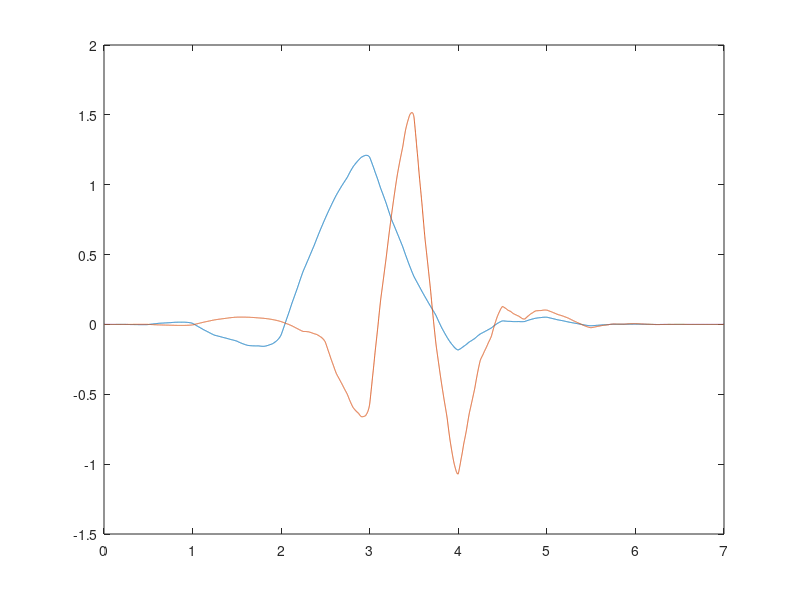

Write the MATLAB code that produced this figure.
%==============================================================================
% Daniel J. Greenhoe
% Experiments with odd polynomials R(1/2-y)
%
% References:
%    C. Sidney Burrus, Ramesh A. Gopinath, and Haitao Guo
%    Introduction to Wavelets and Wavelet Transforms; A Primer
%    Prentice Hall, 1998
%    ISBN 0-13-489600-9
%==============================================================================

%======================================
% Initialization
%======================================
clear;

%======================================
% Function Declarations
%======================================

%----------------------------------------------------------------------------
% \brief Inner product <x,y> of vectors x and y
% \params[in] x: vector
% \params[in] y: vector
% \returns Inner product <x,y>
%----------------------------------------------------------------------------
function inprodxy = inprod( x, y )
  if( rows(x) == 1 ) xx = x';
  else               xx = x ;
  end
  if( rows(y) == 1 ) yy = y';
  else               yy = y ;
  end
  inprodxy = xx' * yy;
endfunction

%----------------------------------------------------------------------------
% \brief Downsample x(n) by L
% \params[in] x: data sequence
% \params[in] L: Downsample factor
% \returns Downsampled sequence y
%----------------------------------------------------------------------------
function y = downSample( x, L )
  n = length(x);
  m = ceil(n/L);
  y = 0*x(1:m);
  for i=0:(m-1)
    y(i+1) = x(i*L+1);
  endfor
endfunction

%----------------------------------------------------------------------------
% \brief Upsample x(n) by L
% \params[in] x: data sequence
% \params[in] L: Upsample factor
% \returns Upsampled sequence y
%----------------------------------------------------------------------------
function y = upSample( x, L )
  n = length(x);
  m = n * L;
  y = zeros(1,m);
  for i=0:(n -1)
    y(i*L+1) = x(i+1);
  endfor
endfunction

%----------------------------------------------------------------------------
% \brief Dilation Operation D
% \details The dilation operator D on a function f(x) is defined as
%          D f(x) = sqrt(2) f(2x) .
%          The sqrt(2) factor makes D unitary.
% \params[in] x: data sequence
% \returns Dilated sequence y
%----------------------------------------------------------------------------
function y = Dilation(x)
  y = sqrt(2) * downSample(x, 2);
endfunction

%----------------------------------------------------------------------------
% \brief Translation Operation T^n
% \params[in] x: data sequence with <density> elements per <n>
% \returns  Translated sequence y
%----------------------------------------------------------------------------
function y = Translate(x, density, n)
  N = length(x);                       % N = length of x
  M = n * density;                     % M = shift distance
  y = 0 * x;                           % zero vector with same dimensions as x
  y( (M+1) : N ) = x( 1 : (N-M) );
endfunction

%----------------------------------------------------------------------------
% \brief Make a sequence h(n) satisfy the Admissibility Condition
% \details A sequence h(n) satisfies the Admissibility Condition
%          if the sum of the elements of h(n) equals sqrt(2)
% \params[in] h: sequence
% \returns Returns a sequence hh that satisfies the Admissibility Condition
%----------------------------------------------------------------------------
function hh = Admissibility(h)
  sumh = sum(h);
  hh = h;
  if( sumh==0 )
    printf("Admissibility(h) ERROR: sum(h)=0\n");
  else
    hh = (sqrt(2) / sumh ) * hh;
  end
endfunction

%----------------------------------------------------------------------------
% \brief Perform Dilation Equation operation
% \params[in]  x: data sequence
% \params[in]  h: scaling coefficients h(n)
% \returns Dilated sequence y
%----------------------------------------------------------------------------
function y = DilationEqu( x, h )
  span    =  length(h)-1;              % support of y(x) = span of h(n)
  N       = length(x);                 % number of x elements
  density = N / span;                  % N per h element except last
  hu      = upSample(h, density);      % upsample h(n) to match phi(x) density
  xh      = conv(hu, x);               % phi_{k+1}(x) = SUM h(n) phi_k(2x-n)
  Dxh     = Dilation(xh);              % Dilation operation
  y       = Dxh(1:N);                  % truncate to length N
endfunction

%----------------------------------------------------------------------------
% \brief Estimate the integral of x
% \params[in]  x: data sequence
% \params[in]  density: number of elements per length 1 on x-axis
% \returns Estimated integral
%----------------------------------------------------------------------------
function INTx = Integrate( x, density )
  dx   = 1 / density;                  % width of Riemann integration bin
  INTx = sum( x ) * dx;                % estimated integral of phi(x)
endfunction

%----------------------------------------------------------------------------
% \brief Generate scaling function phi(x) from scaling coefficients h(n)
% \params[in]  h:          scaling coefficients h(n)
% \params[in]  iterations: number of iterations of Dilation Equation
% \params[in]  density:    number phi(x) samples per h(n) sample
% \returns     phi:        scaling function phi(x)
% \detailed   Cascade Algorithm: Strang and Nguyen (1996)
% reference: Burrus page 67
% reference: Rao
%----------------------------------------------------------------------------
function phi = gen_phi(h, iterations, density, verbose=1)
  h = Admissibility(h);                % Ensure h(n) satisfies Admiss. Cond.
  span =  length(h)-1;                 % support of phi(x) = span of h(n)
  N    = span * density;               % target length of psi(x)
  phi  = ones(1,density*span)/span;    % initial phi_0 is box with area=1
  for i = 0:(iterations-1)             % iterate Dilation Equation k times
    p0  = phi;                         % store phi
    phi = DilationEqu( phi, h );
    errorVect = phi - p0;
    cost = errorVect * errorVect';
  endfor
  if( verbose )
    Iphi   = Integrate( phi, density );% estimated integral of psi(x)
    sumSq  = sum(h)^2;
    minPhi = min(phi);
    maxPhi = max(phi);
    printf("phi = gen_phi( phi, h, iterations=%d, density=%d, verbose=1 )\n", iterations, density );
    printf("  * sum^2(h)      = %12.8f", sumSq  );  Test_eq( sumSq  , 2 );
    printf("  * min(phi)      = %12.8f", minPhi );  Test_lt( minPhi , 0 );
    printf("  * max(phi)      = %12.8f", maxPhi );  Test_gt( maxPhi , 0 );
    printf("  * INTphi        = %12.8f", Iphi   );  Test_eq( Iphi   , 1 );
    printf("  * cost          = %12.8f", cost   );  Test_eq( cost   , 0 );
    for n = 1:span
      Tn_phi   = Translate(phi, density, n);
      inprodxy = inprod( phi, Tn_phi );
      printf("  * <phi,T^%d phi> = %12.8f", n, inprodxy);
      Test_eq( inprodxy, 0, 1e-5 );
    endfor
  end
endfunction

%----------------------------------------------------------------------------
% \brief Generate wavelet function psi(x) from scaling function phi(x)
%        and wavelet filter coefficients g(n)
% \params[in] phi = scaling function phi(x)
% \params[in] g = wavelet filter coefficients g(n)
% \params[in] density = number phi(t) samples per g(n) sample
% \returns wavelet function psi(x)
% \cite Burrus page 15
%----------------------------------------------------------------------------
function psi = gen_psi(phi, g, density, verbose=1)
  span  = length(g)-1;                 % support of psi(x) = span of g(n)
  N     = span * density;              % target length of psi(x)
  psi   = DilationEqu( phi, g );       % psi(x) is a linear combination of phi(x)
  if( verbose )
    Ipsi   = Integrate( psi, density );% estimated integral of psi(x)
    sumSq  = sum(g)^2;
    minPsi = min(psi);
    maxPsi = max(psi);
    printf("psi = gen_psi( phi, g, density=%d, verbose=1 )\n", density );
    printf("  * sum^2(g)      = %12.8f", sumSq  );  Test_eq( sumSq , 0 );
    printf("  * min(psi)      = %12.8f", minPsi );  Test_lt( minPsi, 0 );
    printf("  * max(psi)      = %12.8f", maxPsi );  Test_gt( maxPsi, 0 );
    printf("  * INTpsi        = %12.8f", Ipsi   );  Test_eq( Ipsi  , 0 );
    for n = 0:span
      Tn_psi  = Translate(psi, density, n);
      inprodxy = inprod( phi, Tn_psi );
      printf("  * <phi,T^%d psi> = %12.8f", n, inprodxy);
      Test_eq( inprodxy, 0, 1e-5 );
    endfor
    for n = 1:span
      Tn_psi  = Translate(psi, density, n);
      inprodxy = inprod( psi, Tn_psi );
      printf("  * <psi,T^%d psi> = %12.8f", n, inprodxy);
      Test_eq( inprodxy, 0, 1e-4 );
    endfor
  end
endfunction

%----------------------------------------------------------------------------
% \brief Generate wavelet coefficients g(n) from scaling coefficients h(n)
% \params[in] h: scaling coefficients
% \returns Wavelet coefficients g
% \cite Mallat page 238
% \cite Burrus page  15
% \cite Burrus page  79
% \cite Greenhoe
%----------------------------------------------------------------------------
function g = h2g_coefs( h, verbose=1 )
  g = 0 * h;                           % make g a zero vector with same dimensions as h
  N = length(h);                       % N = number of wavelet coefficients
  g = h2hbar(h);                       % reverse scaling coefficient vector
  g(2:2:end) = -g(2:2:end);            % alternate signs of vector elements
  if( verbose )
    sumSq    = sum(g)^2;
    maxag    = max(abs(g));
    minag    = min(abs(g));
    maxah    = max(abs(h));
    minah    = min(abs(h));
    gbar     = h2hbar(g);
    gAltSgn  = g;
    gAltSgn(2:2:end) = -g(2:2:end);
    gCQF     = sum(gAltSgn)^2;        % Conjugate Quaduature Filter condition
    printf("g = h2g_coefs([h_0, h_1, ..., h_%d])\n", N-1 );
    printf("  * sum^2(g)      = %12.8f", sumSq );  Test_eq( sumSq  , 0 );
    printf("  * sum^2(gAltSgn)= %12.8f", gCQF  );  Test_eq( gCQF   , 2 );
    printf("  * max(|g|)      = %12.8f", maxag );  Test_eq( maxag  , maxah );
    printf("  * min(|g|)      = %12.8f", minag );  Test_eq( minag  , minah );
  end
endfunction

%----------------------------------------------------------------------------
%function: Generate filter coefficients from wavelet/scalar coefficients
%   _
%   h(n) = h(-n) with shift by N where N = length of h(n)
%   _
%   g(n) = g(-n) with shift by N
%----------------------------------------------------------------------------
function xbar = h2hbar(x)
  xbar = fliplr(x);
endfunction

%----------------------------------------------------------------------------
%                                               -z + 2 -1/z
% Convert polynomial in y to polynomial in y = -------------
%                                                    4
%                               /              \
%        |                     |  -z + 2 -1/z  |
%    P(y)|                  = P| ------------- |  = Q(z)Q(1/z)
%        |y=[(-z+2-1/z)/4]      \      4       /
%
% Input
% ------
%  P = [p_{n-1} ... p_2 p_1 p_0]
%    ==> P(y)=p_{n-1}y^{m-1}+...+p_2 y^2+p_1y+p_0
%
% Output
% ------
%  QQ = [q_{2n-2} ... q_2 q_1 q_0]
%
%                     q_{2n-2}z^{2n-2} +...+ q_2 z^2 + r_1 z + r_0
%     ==>  Q(z)Q(1/z)=---------------------------------------------
%                                       z^n
%
% Theory
% ------
% This conversion is useful when using polynomials in y = sin^2(w/2).
% Polynomials in sin^2(w/2) can be used to represent any even
% periodic funtion with period 2pi.
%   * sin^2(w/2) = (1/2)(1-cosw)
%
%                   1-cosw     1     e^{w}+e^{-w}     2 - z - 1/z   |
% y = sin^2(w/2) = -------- = --- - -------------- = -------------- |
%                      2       2          4                 4       |z=e^w
%
%----------------------------------------------------------------------------
function QQ = y2sin2(P)
  n=length(P);                         % number of terms in P(y). num 0s=n-1
  N=2*n-1;                             % number of terms in Q(z)Q(1/z)
  QQ= zeros(1,N);                      % init Q(z)Q(1/z) = 0+0z+...+0z^{N-1}
  q=1;                                 % init q(z)       = 1
  for k=0:n-1                          %
    QQ = [QQ,0](2:N+1);                % z[-z + 2 -1/z] = -z^2 + 2z - 1
    QQ = QQ + ...                      % Q(z)Q(1/z)
      P(n-k)*[zeros(1,N-2*k-1),q]/4^k; %   = SUM p1k_k*[(-z+2-z^-1)/4]^k
    q = conv(q,[-1 2 -1]);             % q(z) = q(z)[-z^2 + 2z - 1]
  endfor                               %
endfunction

%----------------------------------------------------------------------------
% Generate Daubechies class scaling coefficients
%  - Daubechies-p: minimum support (2p-1, R(y)=0) and minimum phase
%  - Symmlets-p:   minimum support (2p-1, R(y)=0) and quasi-linear phase
%  - Experimental: non-minimum support (>2p-1, R(y)!=0)
%
%  Input
%  ------
%  p = number of vanishing moments
%  R = [r_{m-1} ... r_2 r_1 r_0] ==> R(y)=r_{m-1}y^{m-1}+...+r_2 y^2+r_1y+r_0
%
%  Output
%  ------
%  n  = p + m
%
%  QQ = [q_{2n-1} ... q_1 q_0]
%
%                    q_{2n-1}z^{2n-1}+...+r_2 z^2+r_1z+r_0
%    ==>  Q(z)Q(1/z)=--------------------------------------
%                                  z^n
%
%  rQQ= [ r_1 r_2 ... r_{n-1}  r_n r_{n+1}...r_{n-2} ]
%        |<--roots inside -->|<--roots outside  --->|
%        |   unit circle     |   unit circle        |
%
%  A  = [a_p ... a_2 a_1 a_0]
%
%                       (z+1)^p
%    ==>  A(z) = sqrt(2)(---)   = a_pz^p + ... + a_2z^2 + a_1z + a_0
%                       ( 2 )
%
%  rA = [ r_1 r_2 ... r_p ] = roots of A(z)
%
%
%  Theory
%  ------
%  h(n) = scaling coefficients
%
%  H(z) = SUM h(n) z^{-n}
%          n
%       = A(z)Q(z)
%
%                (z+1)^p
%       = sqrt(2)(---)   Q(z)
%                ( 2 )
%
%  Finding Q(z) involves factoring a polynomial P(...):
%
%  P(y) = Pm(y) + y^p R(1/2-y)
%
%  In general, R is any polynomial that satisfies R(1/2-y)=-R(y-1/2)
%    (R is an odd polynomial about y=1/2)
%  For Daubechies-p wavelets and symmlets, R(y)=0
%    (giving Daubechies-p and symmlets minimum support)
%
%          p-1 ( p-1+k )
%  Pm(y) = SUM (       ) y^k
%          k=0 (   k   )
%
%  Q(z)Q(1/z) = P([2-z-1/z]/4)
%----------------------------------------------------------------------------
function [n,A,QQ,rA,rQQ] = gen_Dclass(p,R)
                                       % Compute A(z) = sqrt(2)[ (z+1)/2 ]^p
                                       % ------------------------------------
  A=1;                                 % A(z) = (z+1)^0 = 1
  for k=1:p                            %
    A=conv(A,[1 1]);                   % A(z) = (z+1)^k  k=1,2,3,...,p
  endfor                               %
  A = (sqrt(2)/2^p)*A;                 % A(z) = sqrt(2)[(z+1)/2]^p
  rA = sort(roots(A))';                % rA   = roots of A(z)

                                       % Pm(y)
                                       % ------------------------------------
  Pm = zeros(1,p);                     % init Pm(y) = 0y^{p-1}+...+0y^2+0y+0
  for k=0:p-1                          %
    Pm(p-k) = bincoeff(p-1+k,k);       % Pm(y) = SUM {p-1+k choose k} y^k
  endfor                               %

                                       % P( [2-z-1/z]/4 )
                                       % ------------------------------------
  m=length(R);                         %
  P=[zeros(1,m),Pm] + [R,zeros(1,p)];  % P(y) = Pm(y) + y^p R(y)
  while P(1)==0                        % remove leading zero coefficient terms
    n=length(P);                       %   n = number of terms in P(y)
    P=P(2:n);                          %   remove leading zero coefficient
  endwhile                             %
  n=length(P);                         % number of terms in P(y). num 0s=n-1
  QQ = y2sin2(P);                      % Q(z)Q(1/z) = P(y)|_y={(-z+2-1/z)/4}

                                       % Compute H(z)=A(z)Q(z)
                                       % ------------------------------------
  rQQ = sort(roots(QQ))';              % roots of Q(z)Q(1/z) (p-1 roots of Q(z), p-1 roots of Q(1/z))
  rQ  = rQQ(1:n-1);                    % roots of Q(z) (p-1 roots inside unit circle)
  Q   = poly(rQ);                      % convert roots into poly Q(z)
  Q   = sign(real(Q)).*abs(Q);         % eliminate any extraneous imag. components
  H   = conv(A,Q);                     % H(z) = A(z)Q(z)
  rH  = sort(roots(H))';               % roots of H(z)
  h   = Admissibility(H);              % Ensure h(n) satisfies Admiss. Cond.
endfunction

%----------------------------------------------------------------------------
%function: Generate Daubechies-p scaling coefficients
%
%  Input
%  ------
%  p:   number of vanishing moments
%
%  Output
%  ------
%  n  = p + m
%  h:   scaling coefficients
%  rQQ: roots of Q(z)Q(z^-1)
%                |   |_______ p-1 roots outside unit circle
%                |___________ p-1 roots inside  unit circle
%  rH:  roots of H(z)         p roots at z=-1 and p-1 roots of Q(z)
%
%
%  Theory
%  ------
%  h(n) = scaling coefficients
%
%  H(z) = SUM h(n) z^{-n}
%          n
%       = A(z)Q(z)
%
%                (z+1)^p
%       = sqrt(2)(---)   Q(z)
%                ( 2 )
%
%----------------------------------------------------------------------------
function [h,rQQ,rH] = gen_Dp(p, verbose=1 )
  R = [0];                             % for Daubechies-p, R(y)=0
  [n,A,QQ,rA,rQQ] = gen_Dclass(p,R);   %
  rQ  = rQQ(1:p-1);                    % roots of Q(z) (p-1 roots inside unit circle)
  Q   = poly(rQ);                      % convert roots into poly Q(z)
  Q   = sign(real(Q)).*abs(Q);         % eliminate any extraneous imag. components
  H   = conv(A,Q);                     % H(z) = A(z)Q(z)
  rH  = sort(roots(H))';               % roots of H(z)
  h   = Admissibility(H);              % Ensure h(n) satisfies Admiss. Cond.
  if( verbose )
    sumSq = sum(h)^2;
    maxh  = max(h);
    printf("[h,rQQ,rH] = gen_Dp(p=%d, verbose=1 )\n", p );
    printf("  * sum^2(h)      = %12.8f", sumSq );  Test_eq( sumSq , 2 );
    printf("  * max(h)        = %12.8f", maxh  );  Test_gt( maxh  , 0 );
  end
endfunction

%----------------------------------------------------------------------------
%function: Generate Symmlets-p scaling coefficients
%
%  Input
%  ------
%  p:   number of vanishing moments
%
%  Output
%  ------
%  h:   scaling coefficients
%  rQQ: roots of Q(z)Q(z^-1)
%                |   |_______ p-1 roots outside unit circle
%                |___________ p-1 roots inside  unit circle
%  rH:  roots of H(z)         p roots at z=-1 and p-1 roots of Q(z)
%
%----------------------------------------------------------------------------
function [h,rQQ,rH] = gen_Sp( p, verbose=1 )
                                       % Initialization
                                       % ---------------------
  N = 1024;                            % number of data points for linear measure
  R = [0];                             % for Symmlets-p, R(y)=0
  [n,A,QQ,rA,rQQ]=gen_Dclass(p,R);     %
  Nquads    = floor(p/2);              % number of zero quads
  Nsol      = 2^Nquads;                % number of possible solutions
  rQQ_mat    = zeros(p-1,Nsol);        % allocate matrix of roots for all solutions
  mse       = zeros(1,  Nsol);         % allocate mean square error of each solution
  sqMag     = zeros(1,  Nsol);         % allocate square magnitude of each solution

                                       % Main loop: generate all root selections
                                       % ---------------------------------------
  for n=0:Nsol-1                       % loop once for each possible solution
    t = conj(rQQ(1:2:p-1));            % extract one representative from each quad
    for m=0:Nquads-1                   % take conjugate recipricols of roots
      if( mod(floor(n/2^m),2) )        % if bit k of n is 1,
        t(m+1) = conj(1/t(m+1));       %   then take conjugate recipricol of root
      endif                            %
    endfor                             %

    rNew          = zeros(p-1,1);      % initialize new root column vector
    rNew(1:2:p-1) = t;                 % rNew=[r1 (real), r2, r2*, r3, r3*,...]'
    rNew(2:2:p-1) = conj(t(mod(p+1,2)+1:Nquads));
    rMat(:,n+1)   = rNew;              % store new root vector in root matrix

                                       % Linear phase measurements
                                       % ------------------------------
    h = real(poly(rNew));              % convert new roots into a poly in z
    [H,w] = freqz(h,[1],N);            % compute the frequency response
    phase = unwrap(angle(H));          % unwrapped phase of h
    [pCoefs,pVals]=polyfit(w,phase,1); % find the 1st order poly p(w) that best fits phase(w)
    mse(n+1) = (pVals.yf-phase)'*(pVals.yf-phase)/N;  % measure the error
    sqMag(n+1) = (rNew'*rNew);         % measure the magnitude and store
  endfor
                                       % Find best set of roots
                                       % --------------------------
  [err1,i1] = min(mse);                % find the 1st location of minimum error
  t=mse;                               % copy mse to temporary vector t
  t(i1) = max(t);                      % get 1st minimum out of the way to find 2nd
  [err2,i2] = min(t);                  % find the 2nd location of minimum error
  t= max(mse)*ones(1,Nsol);            % set t to all large values
  if( sqMag(i1)<sqMag(i2) )            % decide which min to use based on smaller magnitude
    iMinErr = i1;                      %   if the magnitude of first is smaller
  else                                 %
    iMinErr = i2;                      %   if the magnitude of the second is smaller
  endif                                %
  mmse = mse(iMinErr);                 % minimum mean square error
  rNew = rMat(:,iMinErr);              % extract min phase min magnitude vector

                                       % Compute H(z)=A(z)Q(z)
                                       % ------------------------------------
  rQQ = [rNew; conj(1./rNew)]';        % vector w/ both retained and discarded roots
  rQ  = rQQ(1:p-1);                    % roots of Q(z) (p-1 roots inside unit circle)
  Q   = poly(rQ);                      % convert roots into poly Q(z)
  Q   = sign(real(Q)).*abs(Q);         % eliminate any extraneous imag. components
  H   = conv(A,Q);                     % H(z) = A(z)Q(z)
  rH  = sort(roots(H))';               % roots of H(z)
  h   = Admissibility(H);              % Ensure h(n) satisfies Admiss. Cond.
  if( verbose )
    sumSq = sum(h)^2;
    maxh  = max(h);
    printf("[h,rQQ,rH] = gen_Sp(p=%d, verbose=1 )\n", p );
    printf("  * sum^2(h)      = %12.8f", sumSq );  Test_eq( sumSq , 2 );
    printf("  * max(h)        = %12.8f", maxh  );  Test_gt( maxh  , 0 );
  end
endfunction

%----------------------------------------------------------------------------
% Generate experimental coefficients with R(y)!=0
%
%  Input
%  ------
%  p:   number of vanishing moments
%  R = [r_{m-1} ... r_2 r_1 r_0] ==> R(y)=r_{m-1}y^{m-1}+...+r_2 y^2+r_1y+r_0
%
%  Output
%  ------
%  h:   scaling coefficients
%  rQQ: roots of Q(z)Q(z^-1)
%                |   |_______ p-1 roots outside unit circle
%                |___________ p-1 roots inside  unit circle
%  rH:  roots of H(z)         p roots at z=-1 and p-1 roots of Q(z)
%
%
%  Theory
%  ------
%  h(n) = scaling coefficients
%
%  H(z) = SUM h(n) z^{-n}
%          n
%       = A(z)Q(z)
%
%                (z+1)^p
%       = sqrt(2)(---)   Q(z)
%                ( 2 )
%
%----------------------------------------------------------------------------
function [n,h,rQQ,rH] = gen_Rp(p,R)
  [n,A,QQ,rA,rQQ] = gen_Dclass(p,R);   %
  rQ  = rQQ(1:n-1);                    % roots of Q(z) (n-1 roots inside unit circle)
  Q   = poly(rQ);                      % convert roots into poly Q(z)
  Q   = sign(real(Q)).*abs(Q);         % eliminate any extraneous imag. components
  H   = conv(A,Q);                     % H(z) = A(z)Q(z)
  rH  = sort(roots(H))';               % roots of H(z)
  h   = Admissibility(H);              % Ensure h(n) satisfies Admiss. Cond.
endfunction

#----------------------------------------------------------------------------
#function: Generate scaling coefficients h(n) from length-4 parameter alpha
#          Pollen wavelets
#  references:
#    http://www2.isye.gatech.edu/~brani/datasoft/DL.pdf  page 2
#    Burrus page  66
#----------------------------------------------------------------------------
function h = gen_pollen4(alpha)
  h =  (sqrt(2)/4) * [...
       1 + cos(alpha) - sin(alpha) ;
       1 + cos(alpha) + sin(alpha) ;
       1 - cos(alpha) + sin(alpha) ;
       1 - cos(alpha) - sin(alpha) ;
      ];
%  h =  (sqrt(2)/4) * [\  Burrus ?
%       1 - cos(alpha) + sin(alpha) ;
%       1 + cos(alpha) + sin(alpha) ;
%       1 + cos(alpha) - sin(alpha) ;
%       1 - cos(alpha) - sin(alpha) ;
%      ];
endfunction

%-----------------------------------
% Write data to file
%-----------------------------------
function data2file(h,g,rR,rH,filename,comment)
  data  = fopen(filename,"w");
  fprintf(data,'%%========================================================================\n');
  fprintf(data,'%% Daniel J. Greenhoe \n');
  fprintf(data,'%% file: %s \n',filename);
  fprintf(data,'%% %s \n',comment);
  fprintf(data,'%% %s \n',strftime('%Y %B %d %A %r (%Z)',localtime(time)));
  fprintf(data,'%%========================================================================\n\n');

  p=length(h)/2;
  fprintf(data ,'scaling coefficients\n' );
  fprintf(data ,'-------------------------\n' );
  for n=1:length(h)
    fprintf(data ,'h_{%02d} = %13.10f  \n',n-1,h(n) );
  endfor

  fprintf(data ,'\n' );
  fprintf(data ,'wavelet coefficients\n');
  fprintf(data ,'-------------------------\n' );
  for n=1:length(g)
    fprintf(data ,'g_{%02d} = %13.10f  \n',n-1,g(n) );
  endfor

  fprintf(data ,'\n' );
  fprintf(data ,'roots of Q(z)\n' );
  fprintf(data ,'-------------------------\n' );
  for n=1:p-1
    fprintf(data ,'r_{%02d} = %13.10f  %13.10fi \n',n-1, real(rR(n)), imag(rR(n)) );
  endfor

  fprintf(data ,'\n' );
  fprintf(data ,'roots of Q(z^-1)\n' );
  fprintf(data ,'-------------------------\n');
  for n=p:length(rR)
    fprintf(data ,'r_{%02d} = %13.10f  %13.10fi \n',n-1, real(rR(n)), imag(rR(n)) );
  endfor

  fprintf(data ,'\n');
  fprintf(data ,'roots of H(z)\n');
  fprintf(data ,'-------------------------\n');
  for n=1:length(rH)
    fprintf(data ,'r_{%02d} = %13.10f  %13.10fi \n',n-1, real(rH(n)), imag(rH(n)) );
    if(n==p-1) fprintf(data,'\n'); endif
  endfor

  fprintf(data ,'\n' );
  fprintf(data ,'LaTeX drawing commands   \n');
  fprintf(data ,'-------------------------\n');
  for n=1:p-1
    fprintf(data ,'  \\put( %15.10f, %15.10f ) {\\circle {15}} \n',real(rR(n))*100, imag(rR(n))*100 );
  endfor
  fprintf(data,"\n");
  for n=p:length(rR)
    fprintf(data ,'  \\put( %15.10f, %15.10f ) {\\circle*{15}} \n',real(rR(n))*100, imag(rR(n))*100 );
  endfor

  fflush(data);
  fclose(data);
  printf('output file name = \"%s\" \n',filename);
endfunction

%----------------------------------------------------------------------------
% Write data to plot file
% <filename> can be used by the command '\fileplot' in a TeX environment
% to generate a plot of (x,y).
% The command '\fileplot' is available in the PSTricks package of TeX.
% Reference: http://www.ctan.org/pkg/pstricks
%----------------------------------------------------------------------------
function data2plotfile(x,y,filename,comment)
  data  = fopen(filename,'w');
  fprintf(data,'%%========================================================================\n');
  fprintf(data,'%% Daniel J. Greenhoe \n');
  fprintf(data,'%% file: %s \n',filename);
  fprintf(data,'%% number of data points = %d\n',length(x));
  fprintf(data,'%% %s \n',comment);
  fprintf(data,'%% %s \n',strftime('%Y %B %d %A %r (%Z)',localtime(time)));
  fprintf(data,'%% The command \\fileplot{%s} may be used in a LaTeX environment for plotting data.\n',filename);
  fprintf(data,'%% \\fileplot is available in the LaTeX PSTricks package.\n');
  fprintf(data,'%% Reference: http://www.ctan.org/pkg/pstricks\n');
  fprintf(data,'%%========================================================================\n');

  fprintf(data ,'[\n');
  for n=1:length(x)
    fprintf(data ,'(%13.10f,%13.10f)\n',x(n),y(n));
  endfor
  fprintf(data,']\n');
  fprintf(data,'%%---end of file---' );
  fflush(data);
  fclose(data);
  printf("data written to \'%s\' \n",filename);
endfunction

%----------------------------------------------------------------------------
% Demonstration of Daubechies-p wavelets
%  iterations: number of iterations to use to generate phi(t) (e.g. 16)
%  N:          data size (e.g. 1024)
%----------------------------------------------------------------------------
function demo_Dp(p,N,iterations)
                                       % calculate coefficient sequences
                                       % ------------------------
  [h,rQQ,rH] = gen_Dp(p);              % Daubechies-p
  g   = h2g_coefs(h);                  % generate wavelet coefficients g(n)
  d   = round(N/length(h));            % density=round(samples/unit(1))
  phi = gen_phi(h,  iterations,d);     % generate phi(x) from h(n)
  psi = gen_psi(phi,g,d);              % generate psi(x) from g(n)
  M   = length(phi);

                                       % Generate output data files
                                       % ------------------------
  x = [0:length(phi)-1]*(length(h)-1)/(length(phi)-1);
  data2file(h,g,rQQ,rH,sprintf('d%d.dat',p),    sprintf('data for Daubechies-%d wavelets',p) );
  data2plotfile(x,phi,sprintf('d%d_phi.dat',p),sprintf('plot file for Daubechies-%d scaling function',p));
  data2plotfile(x,psi,sprintf('d%d_psi.dat',p),sprintf('plot file for Daubechies-%d wavelet function',p));
  plot(x,phi,x,psi);

endfunction

%----------------------------------------------------------------------------
% Demonstration of Symmlet-p wavelets
%  iterations: number of iterations to use to generate phi(t) (e.g. 16)
%  N:          data size (e.g. 1024)
%----------------------------------------------------------------------------
function demo_Symmlet_p( p, N, iterations, dataDump=0 )
  [h,rQQ,rH] = gen_Sp(p);              % Symmlet-p
  g       = h2g_coefs(h);              % generate wavelet coefficients g(n)
  span    = length(h) - 1;             % span of phi(x) and psi(x) = span(h)
  density = round( N / span );         % density=round(samples/unit(1))
  phi     = gen_phi(h, iterations, density); % generate phi(x) from h(n)
  psi     = gen_psi(phi,g,density);    % generate psi(x) from g(n)
  M       = length(phi);
  xAxis   = [0:M-1] * span/(M-1);      % x-axis vector from 0 to span
  if( dataDump )
    data2file(h,g,rQQ,rH, sprintf("s%d.dat",p),    sprintf("Symmlet-%d data file",p));
    data2plotfile(xAxis, phi,  sprintf('s%d_phi.dat',p),sprintf('plot file for Symmlet-%d scaling function',p));
    data2plotfile(xAxis, psi,  sprintf('s%d_psi.dat',p),sprintf('plot file for Symmlet-%d wavelet function',p));
  end
  plot(xAxis, phi, xAxis, psi );
endfunction

%----------------------------------------------------------------------------
% Demonstration of Daubechies-p class wavelet with R(y)!=0
%  iterations: number of iterations to use to generate phi(t) (e.g. 16)
%  N:          data size (e.g. 1024)
%----------------------------------------------------------------------------
function demo_Ry_p(p,N,iterations)
                                       % R(y)
                                       % ------------------------
  R=[  3 0 5 0 7 0 3 0 1 0];                        % R(y)
  ptitle=sprintf("p=%d      R(y)=3y^9 + 5y^7 + 7y^5 + 3y^3 + y      Daniel J. Greenhoe",p);% title

                                       % Generate scaling coefficients {h_n}
                                       % ------------------------
  [n,h,rQQ,rH]= gen_Rp(p,R);           % Ry(p)
  g   = h2g_coefs(h);                  % generate wavelet coefficients g(n)
  d   = round(N/length(h));            % density=round(samples/unit(1))
  phi = gen_phi(h,  iterations,d);     % generate phi(x) from h(n)
  psi = gen_psi(phi,g,d);              % generate psi(x) from g(n)

                                       % Generate output
                                       % -------------------------
  data2file(h,g,rQQ,rH, sprintf("R%d.dat",p), sprintf("R(y)-%d data file",p) );   pause(delay_sec);
endfunction

%----------------------------------------------------------------------------
% Demonstration of Pollen length 4 wavelets
%  iterations: number of iterations to use to generate phi(t) (e.g. 16)
%  N:          data size (e.g. 1024)
%  alpha:      parameter alpha
%  p4_phi.dat and p4_psi.dat can be used with LaTeX's \plotfile command.
%  \pltfile is available in the pstricks package
%   Reference: http://www.ctan.org/pkg/pstricks
%----------------------------------------------------------------------------
function demo_pollen4a(alpha,N,iterations)
                                       % calculate coefficient sequences
                                       % ------------------------
  h   = gen_pollen4(alpha);            % Pollen length-4
  g   = h2g_coefs(h);                  % generate wavelet coefficients g(n)
  d   = round(N/length(h));            % density=round(samples/unit(1))
  phi = gen_phi(h,  iterations,d);     % generate phi(x) from h(n)
  psi = gen_psi(phi,g,d);              % generate psi(x) from g(n)
  M   = length(phi);

                                       % Generate output data files
                                       % ------------------------
  x = [0:length(phi)-1]*(length(h)-1)/(length(phi)-1);
  %data2file(h,g,rQQ,rH,'p4.dat',   sprintf('data for Pollen-4 alpha=%13.10f wavelets',alpha));
  data2plotfile(x,phi,'p4_phi.dat',sprintf('plot file for Pollen-4 alpha=%13.10f scaling function',alpha));
  data2plotfile(x,psi,'p4_psi.dat',sprintf('plot file for Pollen-4 alpha=%13.10f wavelet function',alpha));
  plot(x,phi,x,psi);

endfunction

%----------------------------------------------------------------------------
% Demonstration of Pollen length 4 wavelets
%  iterations: number of iterations to use to generate phi(t) (e.g. 16)
%  N:          data size (e.g. 1024)
%  nalpha:     number of alpha values
%  a:          starting alpha value
%  b:          ending alpha value
%  p4_phi.dat and p4_psi.dat can be used with GNU Plot's 'splot' function
%  Reference: http://www.gnuplot.info
%----------------------------------------------------------------------------
function demo_pollen4(a,b,nalpha,N,iterations)
  filename1='p4_psi.dat';
  filename2='p4_phi.dat';
  data1  = fopen(filename1,'w');
  data2  = fopen(filename2,'w');
  fprintf(data1,'#========================================================================\n');
  fprintf(data1,'# Daniel J. Greenhoe \n');
  fprintf(data1,'# file: %s \n',filename1);
  fprintf(data1,'# %s \n',strftime('%Y %B %d %A %r (%Z)',localtime(time)));
  fprintf(data1,'# The command splot{%s} may be used in a GNU Plot environment for plotting data.\n',filename1);
  fprintf(data1,'# Reference: http://www.gnuplot.info\n');
  fprintf(data1,'#========================================================================\n');

  fprintf(data2,'#========================================================================\n');
  fprintf(data2,'# Daniel J. Greenhoe \n');
  fprintf(data2,'# file: %s \n',filename2);
  fprintf(data2,'# %s \n',strftime('%Y %B %d %A %r (%Z)',localtime(time)));
  fprintf(data2,'# The command splot{%s} may be used in a GNU Plot environment for plotting data.\n',filename2);
  fprintf(data2,'# Reference: http://www.gnuplot.info\n');
  fprintf(data2,'#========================================================================\n');

  for i = 0:nalpha-1
                                       % calculate coefficient sequences
                                       % ------------------------
    alpha = a + i/(nalpha-1)*(b-a)     % calculate alpha
    h   = gen_pollen4(alpha);          % Pollen length-4
    g   = h2g_coefs(h);                % generate wavelet coefficients g(n)
    d   = round(N/length(h));          % density=round(samples/unit(1))
    phi = gen_phi(h,  iterations,d);   % generate phi(x) from h(n)
    psi = gen_psi(phi,g,d);            % generate psi(x) from g(n)
    M   = length(phi);

                                       % Generate output data files
                                       % ------------------------
    x = [0:length(phi)-1]*(length(h)-1)/(length(phi)-1);
    y1 = psi;
    y2 = phi;

    for n=1:length(x)
      fprintf(data1 ,'%13.10f  %13.10f  %13.10f\n',alpha,x(n),y1(n));
    endfor
    for n=1:length(x)
      fprintf(data2 ,'%13.10f  %13.10f  %13.10f\n',alpha,x(n),y2(n));
    endfor
    fprintf(data1 ,'\n');
    fprintf(data2 ,'\n');

  endfor
  fprintf(data1,'##---end of file---' );
  fprintf(data2,'##---end of file---' );
  fflush(data1);
  fflush(data2);
  fclose(data1);
  fclose(data2);
  printf("data written to \'%s\' \n",filename1);
  printf("data written to \'%s\' \n",filename2);

endfunction

%======================================
% Test Utilities
%======================================
%----------------------------------------------------------------------------
% \brief Test if x less than y
% \returns 1 if TRUE, 0 otherwise
%----------------------------------------------------------------------------
function result = Test_lt( x, y, verbose=1 )
  if( x < y ) result = 1;
  else        result = 0;
  end
  if( verbose )
    if( result == 1 ) printf("  ok\n");
    else              printf("  FAIL!!!  %.10f not< %.10f\n", x, y);
    end
  end
endfunction

%----------------------------------------------------------------------------
% \brief Test if x greater than y
% \returns 1 if TRUE, 0 otherwise
%----------------------------------------------------------------------------
function result = Test_gt( x, y, verbose=1 )
  result = Test_lt( y, x, verbose );
endfunction

%----------------------------------------------------------------------------
% \brief Test if x almost equals y
% \returns 1 if TRUE, 0 otherwise
%----------------------------------------------------------------------------
function result = Test_eq( x, y, margin=1e-9, verbose=1 )
  result = Test_lt( abs(x-y), margin, 0 );
  if( verbose )
    if( result == 1 ) printf("  ok\n");
    else              printf("  FAIL!!!  %.10f != %.10f\n", x, y);
    end
  end
endfunction

%----------------------------------------------------------------------------
% \brief Test if x is close to 0
% \returns 1 if TRUE, 0 otherwise
%----------------------------------------------------------------------------
function result = Test_zero( x, margin=1e-9, verbose=1 )
  result = Test_lt( abs(x), margin, verbose );
endfunction

%======================================
% Main
%======================================
                                       % parameters
                                       %-------------------------------------
N = 8*1024;                            % number of data points
iterations = 100;                      % number of iterations

                                       % demos
                                       %-------------------------------------
%for p=1:12
%  demo_Dp(p,N,iterations);
%endfor
%demo_Dp(16,N,iterations);

demo_Symmlet_p( 4,N,iterations);
%demo_Symmlet_p( 8,N,iterations);
%demo_Symmlet_p(12,N,iterations);
%demo_Symmlet_p(16,N,iterations);
%demo_Ry_p(3);
%demo_pollen4a(pi/6,16,iterations)%
%demo_pollen4a(pi/4,16,iterations)%
%demo_pollen4a(pi/2,16,iterations)%
%demo_pollen4a(pi,16,iterations)%
%demo_pollen4(0,pi,256,256,iterations)%
%demo_pollen4(0,pi,32,32,iterations)%
%function demo_pollen4(a,b,nalpha,N,iterations)

%h = [1 3 3 1]%
%phi = gen_phi(h,3,4)
%plot(phi)
%======================================
% End Processing
%======================================
p=4
%  [h,rQQ,rH] = gen_Dp(p);              % Daubechies-p
%  [h,rQQ,rH] = gen_Sp(p);              % Symmlets-p
%  g   = h2g_coefs(h);                  % generate wavelet coefficients g(n)
%  d   = round(N/length(h));            % density=round(samples/unit(1))
%  phi = gen_phi(h,  iterations,d);     % generate phi(x) from h(n)
%  psi = gen_psi(phi,g,d);              % generate psi(x) from g(n)
%  M   = length(phi);
%  x = [1:100];
%  y = Translate(x, 10, 1);